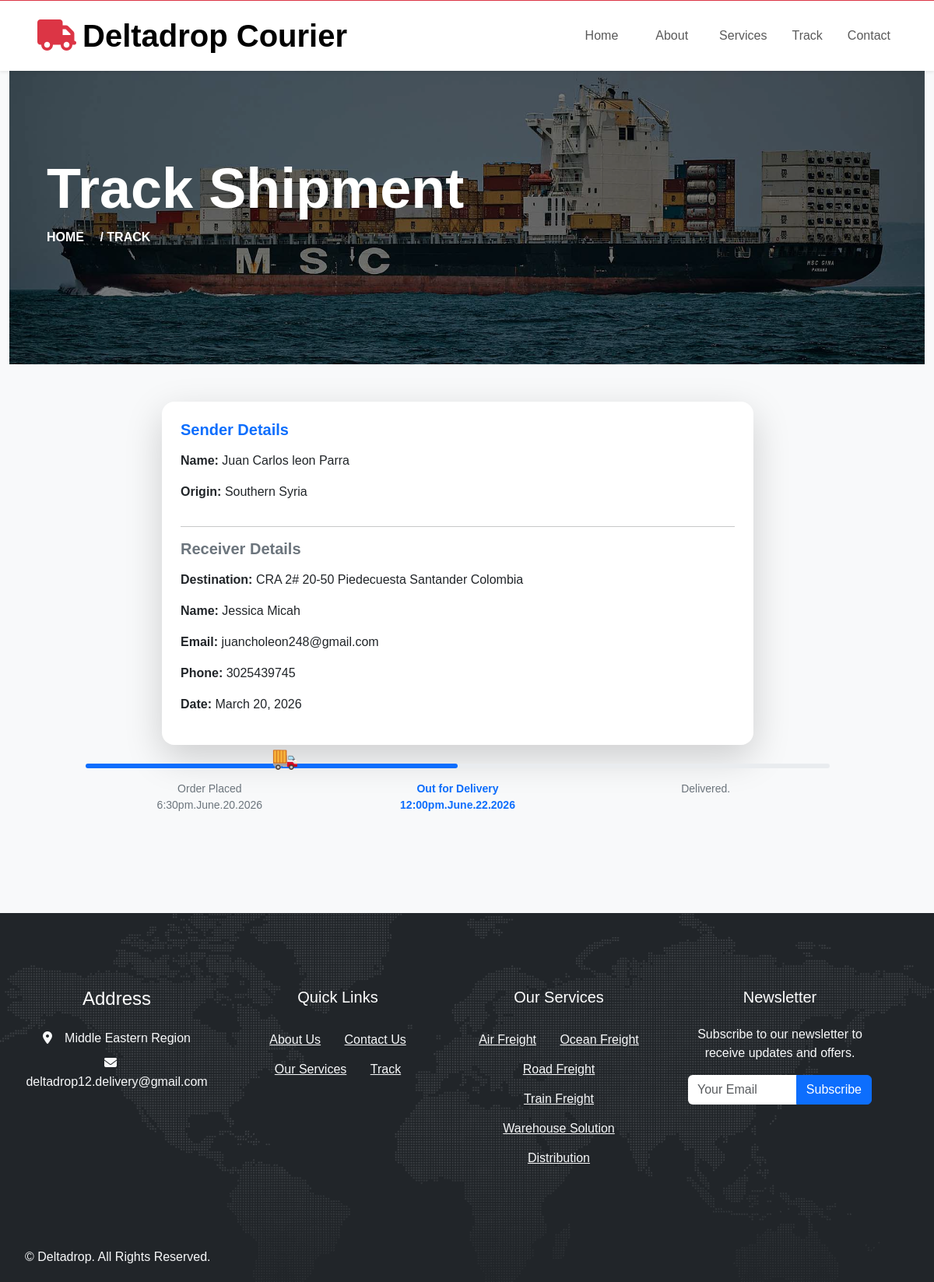
Before: /tracking/U53B91D59/ with the older database file.
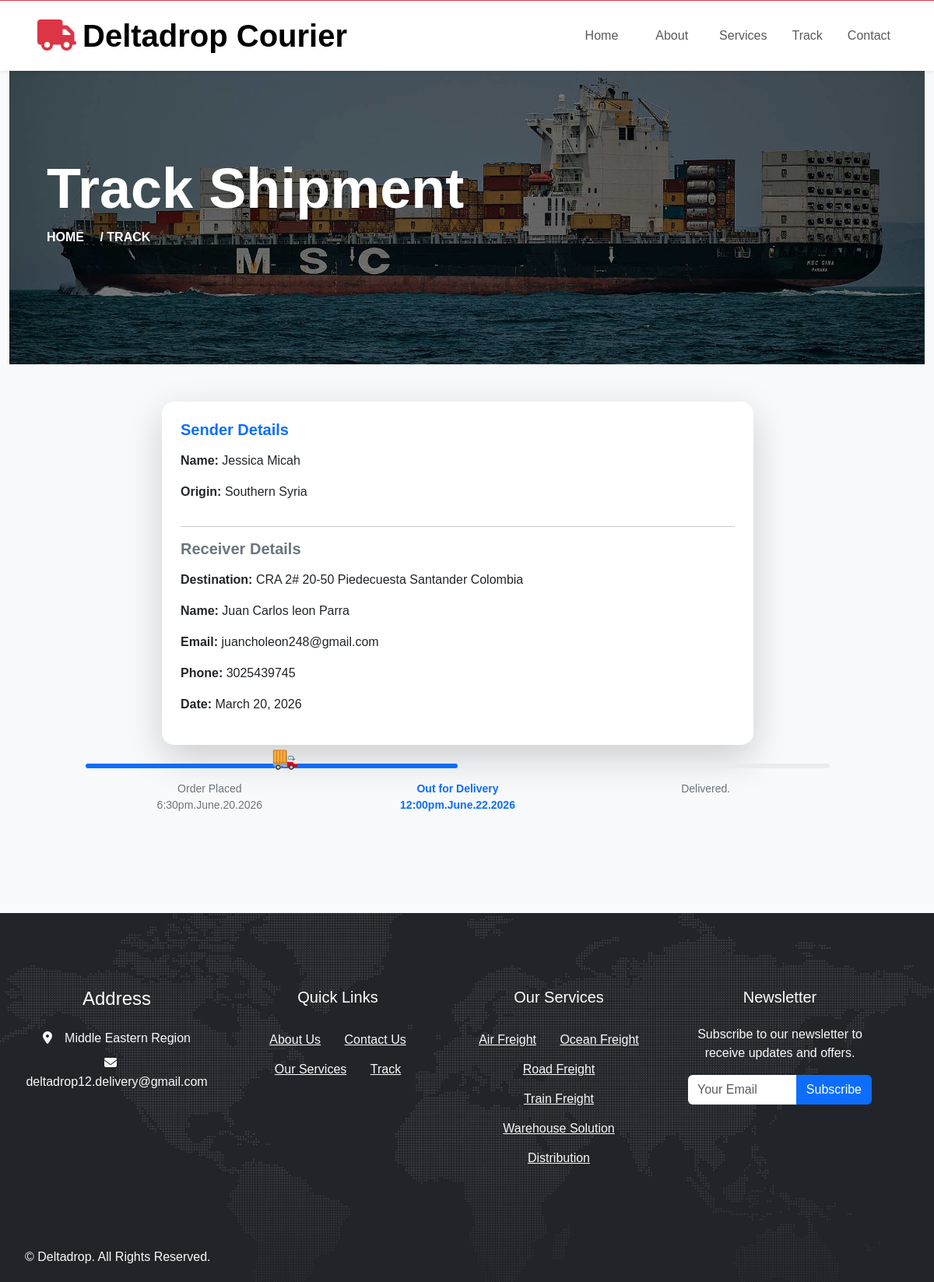
After: the same page with the newer database file.
### tracking/models.py (models this page shows, shortened)
class Shipment(models.Model):
    STATUS_CHOICES = [
        ('Order Placed', 'Order Placed'),
        ('Out for Delivery', 'Out for Delivery'),
        ('Delivered', 'Delivered'),
    ]
    tracking_number = models.CharField(max_length=100, unique=True)
    receiver_name = models.CharField(max_length=100)
    sender_name = models.CharField(max_length=100)
    origin = models.CharField(max_length=100)
    destination = models.CharField(max_length=100)
    email = models.EmailField(blank=True, null=True)
    phone = models.CharField(max_length=20, blank=True, null=True)
    date = models.DateField(blank=True, null=True)
    status = models.CharField(max_length=50, choices=STATUS_CHOICES)
    stop_position = models.IntegerField(default=0, editable=False)
    @property
    def progress_percent(self):
        return (self.stop_position / 4) * 200  # 4 steps total

### tracking/views.py (the view)
# urls.py: path('tracking/<str:tracking_number>/', views.tracking_result, name='tracking_result'),
def tracking_result(request, tracking_number):
    shipment = get_object_or_404(Shipment, tracking_number=tracking_number)
    shipment.progress_width = f"{shipment.progress_percent}%"
    return render(request, 'tracking/tracking_result.html', {'shipment': shipment})

### tracking/templates/tracking/tracking_result.html (shortened to what this page needs)
{% extends 'tracking/base.html' %}
{% load static %}
{% block content %}
<section class="py-5 bg-light">
  <div class="container">
 <div class="container-fluid p-0 mb-5">
  <div class="position-relative">
    <img src="{% static 'images/carousel-1.jpg' %}" class="img-fluid w-100" style="height: 420px; object-fit: cover;" alt="Contact Hero Image">
    <div class="position-absolute top-0 start-0 w-100 h-100" style="background-color: rgba(0, 0, 0, 0.5);"></div>
    <div class="position-absolute top-50 start-0 translate-middle-y text-start text-white ps-5">
      <h1 class="display-2 fw-bold animate__animated animate__fadeInDown">Track Shipment</h1>
      <nav aria-label="breadcrumb" class="animate__animated animate__fadeInUp mt-2">
        <ol class="breadcrumb text-uppercase text-white mb-0 fw-semibold fs-6">
          <li class="breadcrumb-item"><a href="/" class="text-white text-decoration-none">Home</a></li>
          <li class="breadcrumb-item text-white active" aria-current="page">/ Track</li>
        </ol>
      </nav>
    </div>
  </div>
</div>
    <div class="row justify-content-center mb-4" data-aos="fade-up">
      <div class="col-lg-8">
        <div class="card shadow-lg border-0 rounded-4 p-4">
          <h5 class="fw-bold text-primary mb-3">Sender Details</h5>
          <p><strong>Name:</strong> {{ shipment.receiver_name }}</p>
          <p><strong>Origin:</strong> {{ shipment.origin }}</p>
          <hr>
          <h5 class="fw-bold text-secondary mb-3">Receiver Details</h5>
          <p><strong>Destination:</strong> {{ shipment.destination }}</p>
          <p><strong>Name:</strong> {{ shipment.sender_name }}</p>
          <p><strong>Email:</strong> {{ shipment.email }}</p>
          <p><strong>Phone:</strong> {{ shipment.phone }}</p>
          <p><strong>Date:</strong> {{ shipment.date }}</p>
        </div>
      </div>
    </div>
    <div class="row justify-content-center mb-5" data-aos="fade-up" data-aos-delay="100">
      <div class="col-lg-10">
        <div class="progress-container position-relative">
          <div class="progress-bar" style="width: {{ shipment.progress_width }}"></div>
          <div class="truck-icon" id="truck">
            🚚
          </div>
        </div>
        <ul class="progress-steps d-flex justify-content-between mt-3 list-unstyled">
          <li {% if shipment.status == "Order Placed" %}class="text-primary fw-bold"{% endif %}>Order Placed<p>6:30pm.June.20.2026</p></li>
          <li {% if shipment.status == "Out for Delivery" %}class="text-primary fw-bold"{% endif %}>Out for Delivery<p>12:00pm.June.22.2026</p></li>
          <li {% if shipment.status == "Delivered" %}class="text-primary fw-bold"{% endif %}>Delivered.</li>
      </div>
    </div>
  </div>
</section>
{% endblock %}

### tracking/templates/tracking/base.html (shortened to what this page needs)
<!DOCTYPE html>
<html lang="en">
{% load static %}
<head>
  <link href="https://cdnjs.cloudflare.com/ajax/libs/font-awesome/6.4.0/css/all.min.css" rel="stylesheet">
  <link href="https://cdn.jsdelivr.net/npm/bootstrap@5.3.2/dist/css/bootstrap.min.css" rel="stylesheet">
  <link href="https://cdnjs.cloudflare.com/ajax/libs/animate.css/4.1.1/animate.min.css" rel="stylesheet">
  <link href="{% static 'lib/owlcarousel/assets/owl.carousel.min.css' %}" rel="stylesheet">
  <link rel="stylesheet" href="https://cdn.jsdelivr.net/npm/swiper@11/swiper-bundle.min.css" />
  <link href="https://unpkg.com/aos@2.3.1/dist/aos.css" rel="stylesheet">
  <link href="{% static 'css/style.css' %}" rel="stylesheet">
</head>
<body>
<nav class="navbar navbar-expand-lg bg-white navbar-light py-3 px-4 px-lg-5 fixed-top shadow-sm border-top border-danger" style="z-index: 1030;">
  <a href="/" class="navbar-brand d-flex align-items-center">
    <h1 class="m-0 fw-bold">
      <span class="text-danger"><i class="fa fa-truck me-2"></i></span>Deltadrop Courier
    </h1>
  </a>
  <div class="collapse navbar-collapse" id="navbarCollapse">
    <div class="navbar-nav ms-auto py-0 gap-lg-3">
      <a href="/" class="nav-item nav-link px-lg-3">Home</a>
      <a href="{% url 'about' %}" class="nav-item nav-link px-lg-3">About</a>
      <a class="nav-link" href="{% url 'services' %}">Services</a>
      <a class="nav-link" href="{% url 'track' %}">Track</a>
      <a href="{% url 'contact' %}" class="nav-item nav-link">Contact</a>
</nav>
{% block content %}{% endblock %}
<footer class="bg-dark text-light position-relative pt-5" style="background: url('{% static 'images/map.png' %}') center center no-repeat; background-size: cover;">
  <div class="container py-5">
    <div class="row g-5">
      <div class="col-lg-3 col-md-6 wow fadeInUp" data-wow-delay="0.1s">
        <h4 class="text-white mb-4">Address</h4>
        <p class="mb-2"><i class="fa fa-map-marker-alt me-3"></i>Middle Eastern Region</p>
        <p class="mb-2"><i class="fa fa-envelope me-3"></i>deltadrop12.delivery@gmail.com</p>
      </div>
      <div class="col-lg-3 col-md-6 wow fadeInUp" data-wow-delay="0.3s">
        <h5 class="text-white mb-4">Quick Links</h5>
        <a class="btn btn-link text-light" href="{% url 'about' %}">About Us</a>
        <a class="btn btn-link text-light" href="{% url 'contact' %}">Contact Us</a>
        <a class="btn btn-link text-light" href="{% url 'services' %}">Our Services</a>
        <a class="btn btn-link text-light" href="{% url 'track' %}">Track</a>
      </div>
    <div class="col-lg-3 col-md-6 wow fadeInUp" data-wow-delay="0.5s">
      <h5 class="text-white mb-4">Our Services</h5>
      <a class="btn btn-link text-light" href="{% url 'services' %}#air">Air Freight</a>
      <a class="btn btn-link text-light" href="{% url 'services' %}#ocean">Ocean Freight</a>
      <a class="btn btn-link text-light" href="{% url 'services' %}#road">Road Freight</a>
      <a class="btn btn-link text-light" href="{% url 'services' %}#road">Train Freight</a>
      <a class="btn btn-link text-light" href="{% url 'services' %}#warehousing">Warehouse Solution</a>
      <a class="btn btn-link text-light" href="{% url 'services' %}#customs">Distribution</a>
    </div>
      <div class="col-lg-3 col-md-6 wow fadeInUp" data-wow-delay="0.7s">
        <h5 class="text-white mb-4">Newsletter</h5>
        <p>Subscribe to our newsletter to receive updates and offers.</p>
        <form action="#">
          <div class="input-group">
            <input type="email" class="form-control border-0" placeholder="Your Email" required>
            <button class="btn btn-primary" type="submit">Subscribe</button>
          </div>
        </form>
      </div>
    </div>
  </div>
  <div class="container mt-5">
    <div class="row">
      <div class="col-md-6 text-center text-md-start mb-3 mb-md-0">
        <p class="mb-0">&copy; Deltadrop. All Rights Reserved.</p>
      </div>
    </div>
  </div>
</footer>
</body>
</html>

### tracking/static/css/style.css (style rules this page uses)
body { margin: 0; font-family: Arial, sans-serif; background-color: #f8f9fa; color: #222; }
footer { background: #333; color: #fff; padding: 20px; text-align: center; }

### tracking/templates/tracking/base.html (style rules this page uses)
html, body { padding: 0; margin: 0; max-width: 100%; overflow-x: hidden; scroll-behavior: smooth; box-sizing: border-box; }
*, *::before, *::after { box-sizing: inherit; }
img, iframe, section, div, .container { max-width: 100%; display: block; }
.navbar-nav .nav-link { position: relative; transition: color 0.3s ease; }
.navbar-nav .nav-link::before { content: ""; position: absolute; bottom: 0; left: 0; width: 0%; height: 2px; background-color: #dc3545; transition: width 0.3s ease; }
h1, p { word-wrap: break-word; }
.btn { white-space: normal; }

### tracking/templates/tracking/tracking_result.html (style rules this page uses)
.progress-steps li { font-size: 16px; }
.progress-container { position: relative; height: 6px; background: #e9ecef; border-radius: 50px; }
.progress-bar { height: 6px; background: #0d6efd; border-radius: 50px; transition: width 1.5s ease-in-out; }
.truck-icon { position: absolute; top: -28px; font-size: 28px; left: 0; transform: scaleX(-1); }
.progress-steps li { font-size: 14px; color: #6c757d; text-align: center; flex: 1; }

Changed rows visible on the page:
changed Shipment "Jessica Micah": receiver_name "Juan Carlos leon Parra" → "Jessica Micah"; sender_name "Jessica Micah" → "Juan Carlos leon Parra"
